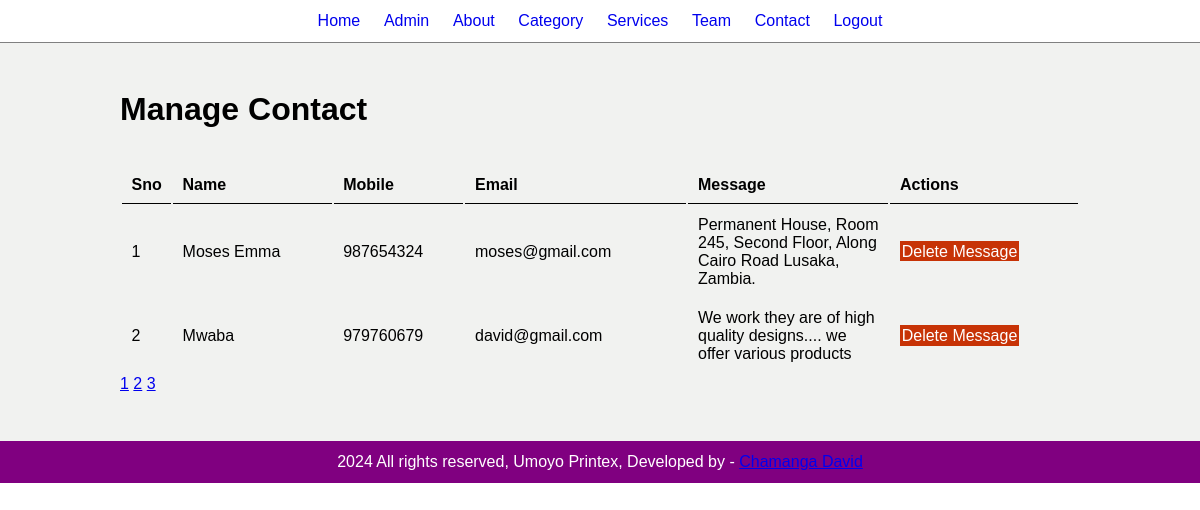
/admin/manage-contact.php (signed in), run on the app's committed database.
### tables this page shows
CREATE TABLE `tbl_contact` (
  `id` int(10) UNSIGNED NOT NULL,
  `name` varchar(255) NOT NULL,
  `email` varchar(255) NOT NULL,
  `phone` int(11) NOT NULL,
  `message` text NOT NULL
);

### admin/manage-contact.php (the view, shortened to what this page needs)
<?php include('partials/menu.php'); ?>
    <div class="main-content">
    <div class="wrapper">
        <h1><strong>Manage Contact</strong></h1>
        <br><br>
        <table class="tbl-full">
            <tr>
                <th>Sno</th>
                <th>Name</th>
                <th>Mobile</th>
                <th>Email</th>
                <th>Message</th>
                <th>Actions</th>
            </tr>
            <?php
             $num_per_page=05;
             if(isset($_GET["page"]))
             {
               $page=$_GET["page"];
             }
             else{
               $page=1;
             }
             $start_from=($page-1)*05;
              $sql="SELECT * FROM tbl_Contact  ORDER BY id DESC LIMIT $start_from, $num_per_page";
              $res=mysqli_query($conn,$sql);
              $count=mysqli_num_rows($res);
              $sn=1;
              if($count>0)
              {
                while($row=mysqli_fetch_assoc($res))
                {
                    $id = $row['id'];
                    $name = $row['name'];
                    $email = $row['email'];
                    $phone = $row['phone'];
                    $message = $row['message'];
                    ?>
                    <tr>
                        <td><?php echo $sn++; ?></td>
                        <td><?php echo $name; ?></td>
                        <td><?php echo $phone; ?></td>
                        <td><?php echo $email; ?></td>
                        <td width="200"><?php echo $message; ?></td>
                        <td>
                        <a href="<?php echo SITEURL; ?>admin/delete-contact.php?id=<?php echo $id; ?>" class="btn-danger">Delete Message</a>
                        </td>
                    </tr>
                    <?php
                }
              }
              else{
                echo "<div class='error'> No Contacts Available...</div>";
              }
            ?>
        </table>
         <?php
         $sql2="SELECT * FROM tbl_service";
         $res2=mysqli_query($conn,$sql2);
         $total_record=mysqli_num_rows($res2);
         $total_pages=ceil($total_record/$num_per_page);
         for($i=1;$i<=$total_pages;$i++)
         {
            echo "<a href='manage-contact.php?page=".$i."'>".$i."</a> ";
         }
        ?>
      </div>
    </div>
    <?php include('partials/footer.php')?>

### css/admin.css (style rules this page uses)
* { margin: 0; padding: 0; font-family: Arial, Helvetica, sans-serif; }
.wrapper { padding: 1%; width: 80%; margin: 0 auto; }
.tbl-full { width: 100%; }
table tr th { border-bottom: 1px solid black; padding: 1%; text-align: left; }
table tr td { padding: 1%; }
.btn-danger { background-color: #c73306; padding: 1%; color: white; text-decoration: none; }
.main-content { background-color: #f1f2f0; padding: 3% 0; }

### data on the page
tbl_contact: name "Moses Emma", phone "987654324", email "moses@gmail.com", message "Permanent House, Room 245, Second Floor, Along Cairo Road Lusaka, Zambia."
tbl_contact: name "Mwaba", phone "979760679", email "david@gmail.com", message "We work they are of high quality designs.... we offer various products"
